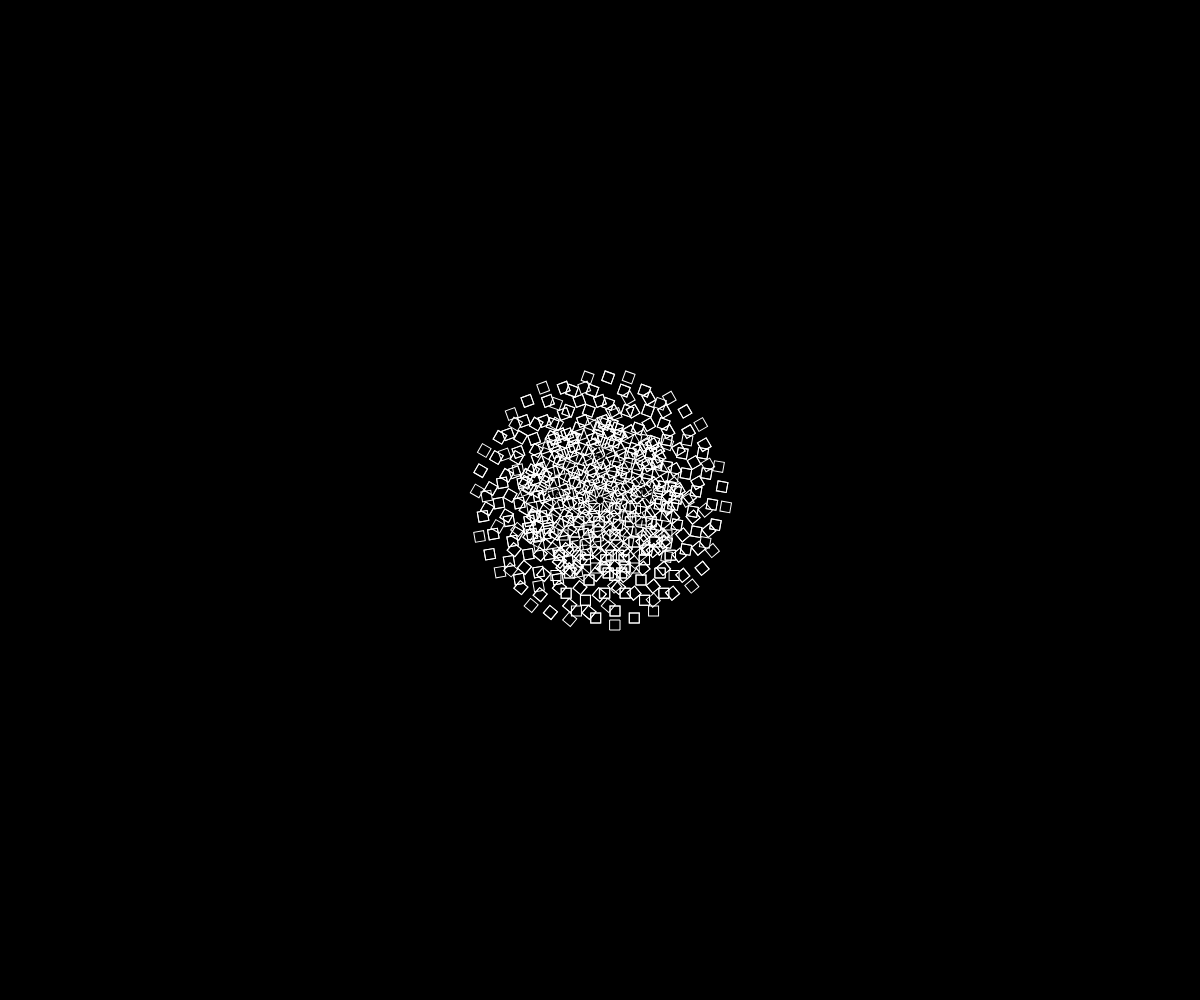
Frame 1 (no input)
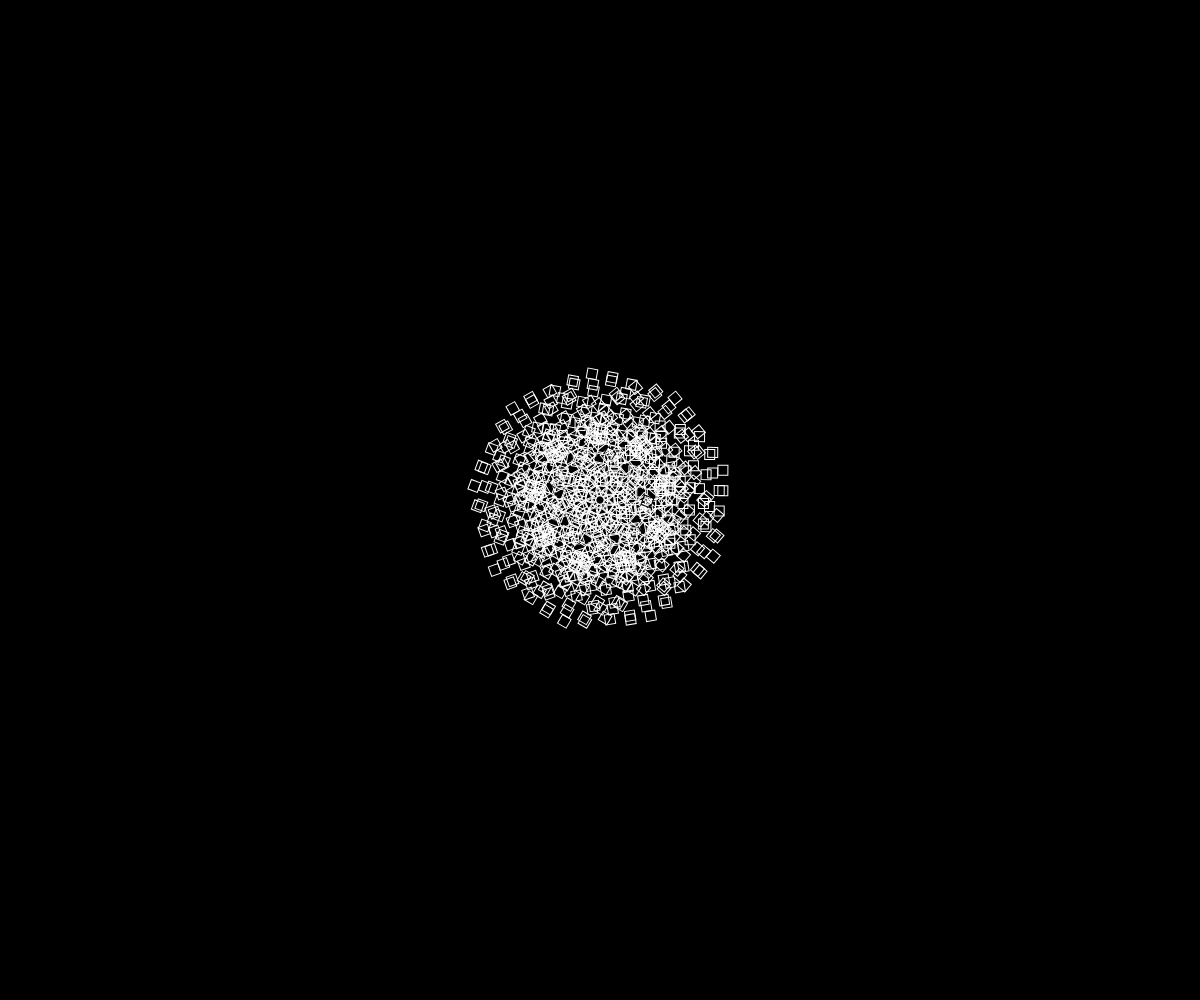
Frame 60 (no input)
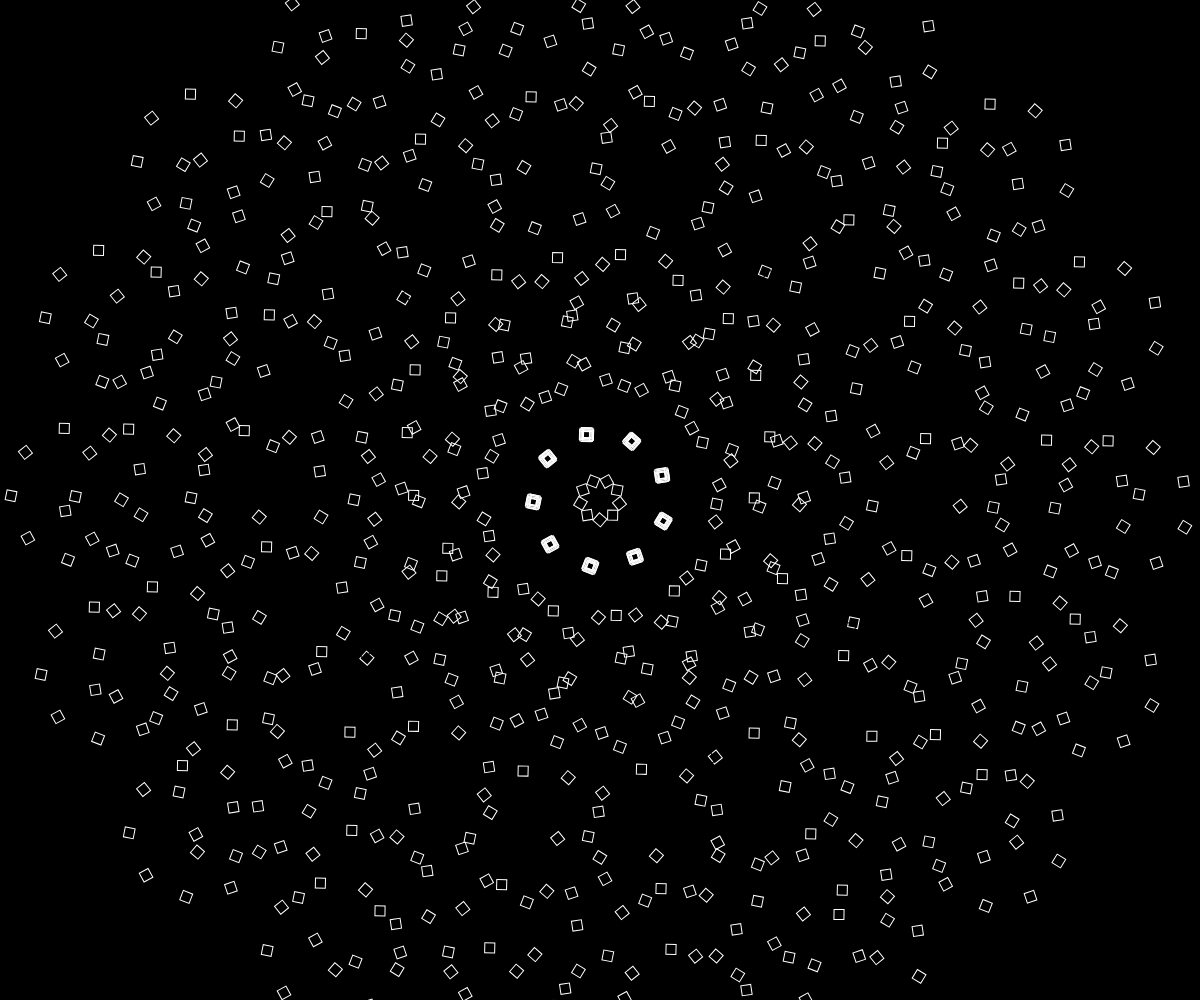
Frame 120 (the mouse pressed at the canvas centre since frame 60)

The p5.js sketch that drew these frames (run headless with seeded random() and noise() and a simulated clock; from frame 60 on, the mouse is pressed at the canvas centre):

// p5.js sketch
// ── sketch.js
var angle = 0.0;
var speed = 0.003;  // how fast the transforms should be

function setup() {
  createCanvas(windowWidth, windowHeight);
  // this is to fit what people's phones will fit
  noFill();

  // blue, purple, pink, green, yellow
//   these are the colors of each click also the color of the array from each touch
// https://developer.mozilla.org/en-US/docs/Web/CSS/CSS_Colors/Color_picker_tool   where i can pick a nice color
}

function draw() {
    background(0);

     //Saw a defination in w3schools and I want to try it on my website so people can randomly draw on my website lol
    
  
  var a = map(mouseX, 0, width , 30, 500);
     // this remaps a number from one place to another and right now it is reading where mouse x is and re mapping it
  var b = map(mouseY, 0, height, 30,500);
     // this one is for the mouse Y
  
  // My nested loop 
  translate(width/2, height/2);
     // it will restore where the width and height is/ the center 
  rotate(angle);
     // coordinates are the things being moved in this
  for (var m=0; m<9; m++) {
    // for each initialization m is equal to 1 . then we test if m is less than 9 to see if the loop should continue. then we will update m by changing the value and variable to run the test again by 1 increment per loop.
    push();
    // pushing is adding the item at the end of the loop so this keeps pushing out the shapes of the circle
    rotate(m*TWO_PI/4.5);
    // rotation variable m times 2pi divided by 4.5 
    //TWO_PI is twice the circumference of the circle so i think think of it as a 360 so it circles that times what the variable is. then I divided it by 4.5 cos 9/2 is 4.5?? (learn better math LOL) 
    // when divided by half it was too much spacing so when the number is like a quarter of it, it spaced out better
    translate(0, a);
    // if called then it will reset to where it orginally was... the push adn the pop is the one that controls this 
    rect(10,10,10,10);
    
    // each touch from the x and y coordinate will draw out this circle
    //[] is my array for the color
    stroke(255);
 
    

  rotate(angle);
  for (var j=0; j<9; j++) {
    push();
    rotate(j*TWO_PI/4.5);
    translate(0, b);
    rect(10,10,10,10);
    stroke(255);

  
    //this is the second loop of hte nested loop of the circles and this one is remapping to what I wrote l1 should be so it is the Y
    
    
     // translate(width/2, height/2);
  rotate(angle);
  for (var k=0; k<9; k++) {
    push();
    rotate(k*TWO_PI/4.5);
    translate(0, 50);
    rect(10,10,10,10);
    stroke(255);

 
    
    pop();
    //restores the drawing settings and the transform will push the changes. so the circle roation will keep starting at where it started in order for the loop to flow flawlessly
  }
    
    pop();
  }
  
  pop();
  
  }
    angle += speed;
     //each angle will add an increment of what the speed is
   }
  
  
